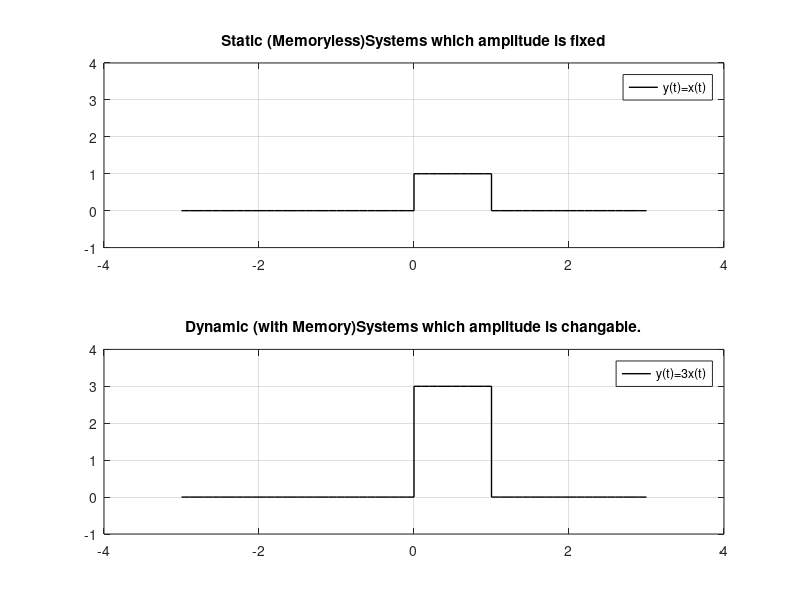

MATLAB code to generate this figure:
t1 = -3:.1:0;
x1 =zeros(size(t1));
t2 = 0:.1:1;
x2 = ones(size(t2));
t3 = 1:.1:3;
x3 = zeros(size(t3));
t = [t1 t2 t3];
x = [x1 x2 x3];

subplot(211);
plot(t,x,'black','LineWidth',1);
grid on;
title('Static (Memoryless)Systems which amplitude is fixed');
xlim([-4 4]);
ylim([-1 4]);
legend('y(t)=x(t)');

subplot(212);
plot(t,3*x,'black','LineWidth',1);
grid on;
title('Dynamic (with Memory)Systems which amplitude is changable.');
xlim([-4 4]);
ylim([-1 4]);
legend('y(t)=3x(t)');